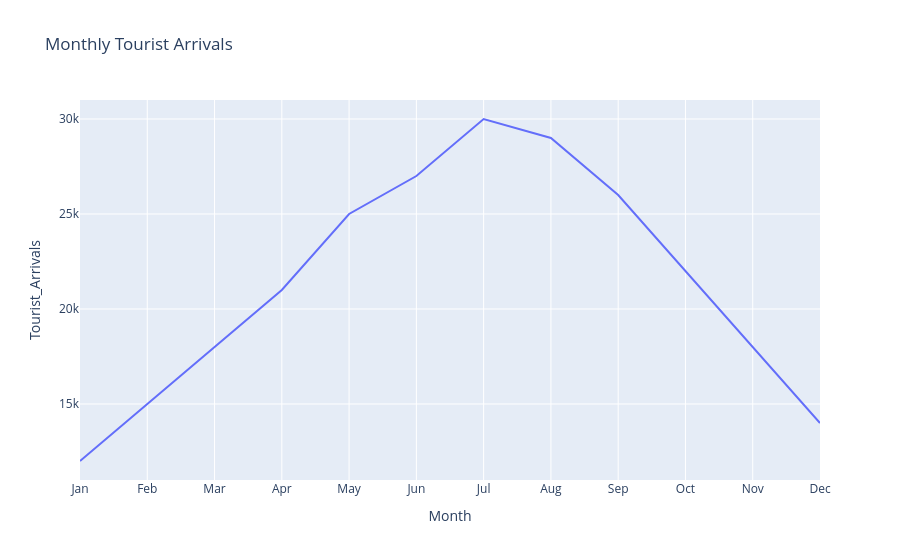

Notebook code for this chart:
### Code cell
import plotly.express as px
import pandas as pd

df = pd.read_csv("tourism_data.csv")
fig = px.line(df, x='Month', y='Tourist_Arrivals', title='Monthly Tourist Arrivals')
fig.show()

### Figure 1 — Plotly figure (JSON) as saved in the notebook; plotly's stock layout.template omitted (floating-point values rounded to 4 significant figures)
{"data": [{"hovertemplate": "Month=%{x}<br>Tourist_Arrivals=%{y}<extra></extra>", "legendgroup": "", "line": {"color": "#636efa", "dash": "solid"}, "marker": {"symbol": "circle"}, "mode": "lines", "name": "", "orientation": "v", "showlegend": false, "type": "scatter", "x": ["Jan", "Feb", "Mar", "Apr", "May", "Jun", "Jul", "Aug", "Sep", "Oct", "Nov", "Dec"], "xaxis": "x", "y": [12000, 15000, 18000, 21000, 25000, 27000, 30000, 29000, 26000, 22000, 18000, 14000], "yaxis": "y"}], "layout": {"legend": {"tracegroupgap": 0}, "title": {"text": "Monthly Tourist Arrivals"}, "xaxis": {"anchor": "y", "domain": [0, 1], "title": {"text": "Month"}}, "yaxis": {"anchor": "x", "domain": [0, 1], "title": {"text": "Tourist_Arrivals"}}}}
